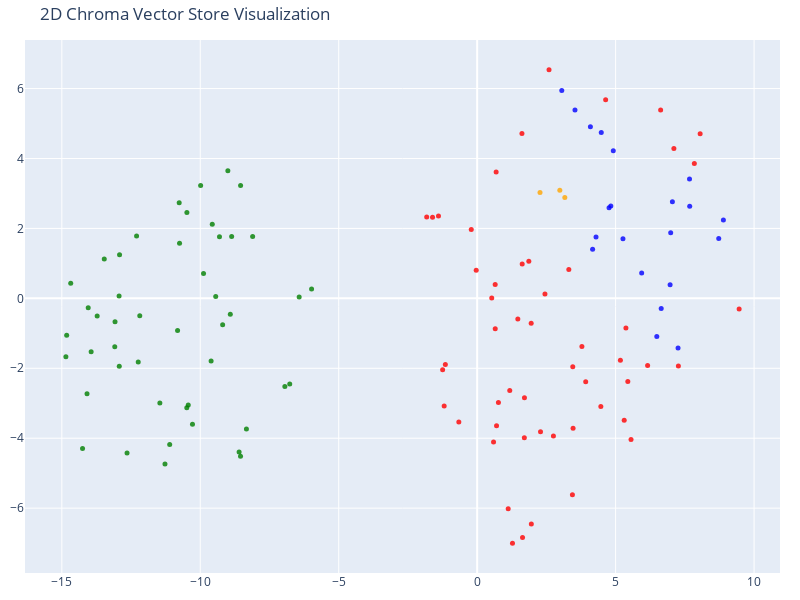

Here is the notebook cell this chart was saved with:
### Code cell
# We humans find it easier to visalize things in 2D!
# Reduce the dimensionality of the vectors to 2D using t-SNE
# (t-distributed stochastic neighbor embedding)

tsne = TSNE(n_components=2, random_state=42)
reduced_vectors = tsne.fit_transform(vectors)

# Create the 2D scatter plot
fig = go.Figure(data=[go.Scatter(
    x=reduced_vectors[:, 0],
    y=reduced_vectors[:, 1],
    mode='markers',
    marker=dict(size=5, color=colors, opacity=0.8),
    text=[f"Type: {t}<br>Text: {d[:100]}..." for t, d in zip(doc_types, documents)],
    hoverinfo='text'
)])

fig.update_layout(
    title='2D Chroma Vector Store Visualization',
    scene=dict(xaxis_title='x',yaxis_title='y'),
    width=800,
    height=600,
    margin=dict(r=20, b=10, l=10, t=40)
)

fig.show()

### Figure 1 — Plotly figure (JSON) as saved in the notebook; plotly's stock layout.template omitted (floating-point values rounded to 4 significant figures)
{"data": [{"hoverinfo": "text", "marker": {"color": ["orange", "orange", "orange", "red", "red", "red", "red", "red", "red", "red", "red", "red", "red", "red", "red", "red", "red", "red", "red", "red", "red", "red", "red", "red", "red", "red", "red", "red", "red", "red", "red", "red", "red", "red", "red", "red", "red", "red", "red", "red", "red", "red", "red", "red", "red", "red", "red", "red", "red", "red", "red", "red", "red", "red", "red", "green", "green", "green", "green", "green", "green", "green", "green", "green", "green", "green", "green", "green", "green", "green", "green", "green", "green", "green", "green", "green", "green", "green", "green", "green", "green", "green", "green", "green", "green", "green", "green", "green", "green", "green", "green", "green", "green", "green", "green", "green", "green", "green", "green", "green", "green", "green", "blue", "blue", "blue", "blue", "blue", "blue", "blue", "blue", "blue", "blue", "blue", "blue", "blue", "blue", "blue", "blue", "blue", "blue", "blue", "blue", "blue"], "opacity": 0.8, "size": 5}, "mode": "markers", "text": ["Type: company<br>Text: # About Insurellm\n\nInsurellm was founded by Avery Lancaster in 2015 as an insurance tech startup des...", "Type: company<br>Text: # Careers at Insurellm\n\nInsurellm is hiring! We are looking for talented software engineers, data sc...", "Type: company<br>Text: # Overview of Insurellm\n\nInsurellm is an innovative insurance tech firm with 200 employees across th...", "Type: contracts<br>Text: # Contract with Apex Reinsurance for Rellm: AI-Powered Enterprise Reinsurance Solution\n\n## Terms\n\n1....", "Type: contracts<br>Text: ## Renewal\n\n1. **Automatic Renewal**: This Agreement will automatically renew for successive one-yea...", "Type: contracts<br>Text: 2. **Seamless Integrations**: The architecture of Rellm allows for easy integration with existing sy...", "Type: contracts<br>Text: 1. **Technical Support**: Provider shall offer dedicated technical support to the Client via phone, ...", "Type: contracts<br>Text: **Insurellm, Inc.**  \n_____________________________  \nAuthorized Signature   \nDate: ________________...", "Type: contracts<br>Text: # Contract with Belvedere Insurance for Markellm\n\n## Terms\nThis Contract (\"Agreement\") is made and e...", "Type: contracts<br>Text: ## Renewal\n1. **Renewal Terms**: This Agreement may be renewed for additional one-year terms upon mu...", "Type: contracts<br>Text: ## Features\n1. **AI-Powered Matching**: Belvedere Insurance will benefit from Markellm's AI-powered ...", "Type: contracts<br>Text: ## Support\n1. **Technical Support**: Technical support will be available from 9 AM to 7 PM EST, Mond...", "Type: contracts<br>Text: **Belvedere Insurance**  \nSignature: ______________________  \nName: [Authorized Signatory]  \nTitle: ...", "Type: contracts<br>Text: # Contract with BrightWay Solutions for Markellm\n\n**Contract Date:** October 5, 2023  \n**Contract ID...", "Type: contracts<br>Text: 3. **Service Level Agreement (SLA):**  \n   Insurellm commits to a 99.9% uptime for the platform with...", "Type: contracts<br>Text: 2. **Real-Time Quote Availability:**  \n   Consumers sourced via BrightWay Solutions will receive rea...", "Type: contracts<br>Text: 3. **Training and Onboarding:**  \n   Insurellm agrees to provide one free training session on how to...", "Type: contracts<br>Text: # Contract with EverGuard Insurance for Rellm: AI-Powered Enterprise Reinsurance Solution\n\n**Contrac...", "Type: contracts<br>Text: 4. **Usage Rights**: EverGuard Insurance is granted a non-exclusive, non-transferable license to acc...", "Type: contracts<br>Text: 1. **Core Functionality**: Rellm provides EverGuard Insurance with advanced AI-driven analytics, sea...", "Type: contracts<br>Text: 1. **Customer Support**: Insurellm will provide EverGuard Insurance with 24/7 customer support, incl...", "Type: contracts<br>Text: ---\n\n**Signatures**  \n**For Insurellm**: __________________________  \n**Name**: John Smith  \n**Title...", "Type: contracts<br>Text: # Contract with GreenField Holdings for Markellm\n\n**Effective Date:** November 15, 2023  \n**Contract...", "Type: contracts<br>Text: ## Renewal\n1. **Automatic Renewal**: This contract will automatically renew for sequential one-year ...", "Type: contracts<br>Text: ## Features\n1. **AI-Powered Matching**: Access to advanced algorithms that connect GreenField Holdin...", "Type: contracts<br>Text: ## Support\n1. **Customer Support Access**: The Client will have access to dedicated support through ...", "Type: contracts<br>Text: **Signatures:**  \n_________________________                           _________________________  \n**...", "Type: contracts<br>Text: # Contract with Greenstone Insurance for Homellm\n\n---\n\n## Terms\n\n1. **Parties**: This Contract (\"Agr...", "Type: contracts<br>Text: 4. **Payment Terms**: \n   - The Customer shall pay an amount of $10,000 per month for the Standard T...", "Type: contracts<br>Text: ---\n\n## Features\n\n- **AI-Powered Risk Assessment**: Customer will have access to enhanced risk evalu...", "Type: contracts<br>Text: - **Customer Portal**: A dedicated portal will be provided, allowing the Customer's clients to manag...", "Type: contracts<br>Text: ______________________________  \n[Name], [Title]  \nDate: ______________________\n\n**For Greenstone In...", "Type: contracts<br>Text: # Contract with GreenValley Insurance for Homellm\n\n**Contract Date:** October 6, 2023  \n**Contract N...", "Type: contracts<br>Text: 4. **Confidentiality:** Both parties agree to maintain the confidentiality of proprietary informatio...", "Type: contracts<br>Text: 1. **AI-Powered Risk Assessment:** Access to advanced AI algorithms for real-time risk evaluations.\n...", "Type: contracts<br>Text: 3. **Regular Updates:** Insurellm will offer ongoing updates and enhancements to the Homellm platfor...", "Type: contracts<br>Text: # Contract with Pinnacle Insurance Co. for Homellm\n\n## Terms\nThis contract (\"Contract\") is entered i...", "Type: contracts<br>Text: ## Renewal\n1. **Renewal Terms**: At the end of the initial term, this Contract shall automatically r...", "Type: contracts<br>Text: ## Features\n1. **AI-Powered Risk Assessment**: Utilized for tailored underwriting decisions specific...", "Type: contracts<br>Text: ## Support\n1. **Technical Support**: Insurellm shall provide 24/7 technical support via an email and...", "Type: contracts<br>Text: # Contract with Roadway Insurance Inc. for Carllm\n\n---\n\n## Terms\n\n1. **Agreement Effective Date**: T...", "Type: contracts<br>Text: ---\n\n## Renewal\n\n1. **Automatic Renewal**: This agreement will automatically renew for an additional...", "Type: contracts<br>Text: ---\n\n## Features\n\n1. **Access to Core Features**: Roadway Insurance Inc. will have access to all Pro...", "Type: contracts<br>Text: ---\n\n## Support\n\n1. **Technical Support**: Roadway Insurance Inc. will receive priority technical su...", "Type: contracts<br>Text: # Contract with Stellar Insurance Co. for Rellm\n\n## Terms\nThis contract is made between **Insurellm*...", "Type: contracts<br>Text: ### Termination\nEither party may terminate this agreement with a **30-day written notice**. In the e...", "Type: contracts<br>Text: ## Features\nStellar Insurance Co. will receive access to the following features of the Rellm product...", "Type: contracts<br>Text: ## Support\nInsurellm provides Stellar Insurance Co. with the following support services:\n\n- **24/7 T...", "Type: contracts<br>Text: # Contract with TechDrive Insurance for Carllm\n\n**Contract Date:** October 1, 2024  \n**Contract Dura...", "Type: contracts<br>Text: ## Renewal\n\n1. **Automatic Renewal**: This contract shall automatically renew for additional one-yea...", "Type: contracts<br>Text: ## Support\n\n1. **Customer Support**: Insurellm will provide 24/7 customer support to TechDrive Insur...", "Type: contracts<br>Text: **TechDrive Insurance Representative:**  \nName: Sarah Johnson  \nTitle: Operations Director  \nDate: _...", "Type: contracts<br>Text: # Contract with Velocity Auto Solutions for Carllm\n\n**Contract Date:** October 1, 2023  \n**Contract ...", "Type: contracts<br>Text: ## Renewal\n\n1. **Automatic Renewal**: This contract will automatically renew for successive 12-month...", "Type: contracts<br>Text: ## Support\n\n1. **Customer Support**: Velocity Auto Solutions will have access to Insurellm’s custome...", "Type: employees<br>Text: # HR Record\n\n# Alex Chen\n\n## Summary\n- **Date of Birth:** March 15, 1990  \n- **Job Title:** Backend ...", "Type: employees<br>Text: ## Annual Performance History\n- **2020:**  \n  - Completed onboarding successfully.  \n  - Met expecta...", "Type: employees<br>Text: ## Compensation History\n- **2020:** Base Salary: $80,000  \n- **2021:** Base Salary Increase to $90,0...", "Type: employees<br>Text: Alex Chen continues to be a vital asset at Insurellm, contributing significantly to innovative backe...", "Type: employees<br>Text: # HR Record\n\n# Alex Harper\n\n## Summary\n- **Date of Birth**: March 15, 1993  \n- **Job Title**: Sales ...", "Type: employees<br>Text: ## Annual Performance History  \n- **2021**:  \n  - **Performance Rating**: 4.5/5  \n  - **Key Achievem...", "Type: employees<br>Text: - **2022**:  \n  - **Base Salary**: $65,000 (Promotion to Senior SDR)  \n  - **Bonus**: $13,000 (20% o...", "Type: employees<br>Text: # HR Record\n\n# Alex Thomson\n\n## Summary\n- **Date of Birth:** March 15, 1995  \n- **Job Title:** Sales...", "Type: employees<br>Text: ## Annual Performance History  \n- **2022** - Rated as \"Exceeds Expectations.\" Alex Thomson achieved ...", "Type: employees<br>Text: ## Other HR Notes\n- Alex Thomson is an active member of the Diversity and Inclusion committee at Ins...", "Type: employees<br>Text: # Avery Lancaster\n\n## Summary\n- **Date of Birth**: March 15, 1985  \n- **Job Title**: Co-Founder & Ch...", "Type: employees<br>Text: - **2010 - 2013**: Business Analyst at Edge Analytics  \n  Prior to joining Innovate, Avery worked as...", "Type: employees<br>Text: - **2018**: **Exceeds Expectations**  \n  Under Avery’s pivoted vision, Insurellm launched two new su...", "Type: employees<br>Text: - **2022**: **Satisfactory**  \n  Avery focused on rebuilding team dynamics and addressing employee c...", "Type: employees<br>Text: ## Compensation History\n- **2015**: $150,000 base salary + Significant equity stake  \n- **2016**: $1...", "Type: employees<br>Text: ## Other HR Notes\n- **Professional Development**: Avery has actively participated in leadership trai...", "Type: employees<br>Text: # HR Record\n\n# Emily Carter\n\n## Summary\n- **Date of Birth:** August 12, 1990  \n- **Job Title:** Acco...", "Type: employees<br>Text: - **2017-2019:** Marketing Intern  \n  - Assisted with market research and campaign development for s...", "Type: employees<br>Text: ## Compensation History\n| Year | Base Salary | Bonus         | Total Compensation |\n|------|--------...", "Type: employees<br>Text: Emily Carter exemplifies the kind of talent that drives Insurellm's success and is an invaluable ass...", "Type: employees<br>Text: # HR Record\n\n# Emily Tran\n\n## Summary\n- **Date of Birth:** March 18, 1991  \n- **Job Title:** Digital...", "Type: employees<br>Text: - **January 2017 - May 2018**: Marketing Intern  \n  - Supported the Marketing team by collaborating ...", "Type: employees<br>Text: - **2021**:  \n  - Performance Rating: Meets Expectations  \n  - Key Achievements: Contributed to the ...", "Type: employees<br>Text: - **Professional Development Goals**:  \n  - Emily Tran aims to become a Marketing Manager within the...", "Type: employees<br>Text: # HR Record\n\n# Jordan Blake\n\n## Summary\n- **Date of Birth:** March 15, 1993  \n- **Job Title:** Sales...", "Type: employees<br>Text: ## Annual Performance History\n- **2021:** First year at Insurellm; achieved 90% of monthly targets. ...", "Type: employees<br>Text: ## Other HR Notes\n- Jordan has shown an interest in continuing education, actively participating in ...", "Type: employees<br>Text: # HR Record\n\n# Jordan K. Bishop\n\n## Summary\n- **Date of Birth:** March 15, 1990\n- **Job Title:** Fro...", "Type: employees<br>Text: ## Annual Performance History\n- **2019:** Exceeds Expectations - Continuously delivered high-quality...", "Type: employees<br>Text: ## Compensation History\n- **June 2018:** Starting Salary - $85,000\n- **June 2019:** Salary Increase ...", "Type: employees<br>Text: ## Other HR Notes\n- Jordan K. Bishop has been an integral part of club initiatives, including the In...", "Type: employees<br>Text: # HR Record\n\n# Maxine Thompson\n\n## Summary\n- **Date of Birth:** January 15, 1991  \n- **Job Title:** ...", "Type: employees<br>Text: ## Insurellm Career Progression\n- **January 2017 - October 2018**: **Junior Data Engineer**  \n  * Ma...", "Type: employees<br>Text: ## Annual Performance History\n- **2017**: *Meets Expectations*  \n  Maxine showed potential in her ro...", "Type: employees<br>Text: - **2021**: *Exceeds Expectations*  \n  Maxine spearheaded the transition to a new data warehousing s...", "Type: employees<br>Text: ## Compensation History\n- **2017**: $70,000 (Junior Data Engineer)  \n- **2018**: $75,000 (Junior Dat...", "Type: employees<br>Text: # HR Record\n\n# Oliver Spencer\n\n## Summary\n- **Date of Birth**: May 14, 1990  \n- **Job Title**: Backe...", "Type: employees<br>Text: ## Annual Performance History\n- **2018**: **3/5** - Adaptable team player but still learning to take...", "Type: employees<br>Text: ## Compensation History\n- **March 2018**: Initial salary of $80,000.\n- **July 2019**: Salary increas...", "Type: employees<br>Text: # Samantha Greene\n\n## Summary\n- **Date of Birth:** October 14, 1990\n- **Job Title:** HR Generalist\n-...", "Type: employees<br>Text: ## Annual Performance History\n- **2020:** Exceeds Expectations  \n  Samantha Greene demonstrated exce...", "Type: employees<br>Text: ## Compensation History\n- **2020:** Base Salary - $55,000  \n  The entry-level salary matched industr...", "Type: employees<br>Text: - **2023:** Base Salary - $70,000  \n  Recognized for substantial improvement in employee relations m...", "Type: employees<br>Text: # HR Record\n\n# Samuel Trenton\n\n## Summary\n- **Date of Birth:** April 12, 1989  \n- **Job Title:** Sen...", "Type: employees<br>Text: ## Annual Performance History\n- **2023:** Rating: 4.5/5  \n  *Samuel exceeded expectations, successfu...", "Type: employees<br>Text: ## Compensation History\n- **2023:** Base Salary: $115,000 + Bonus: $15,000  \n  *Annual bonus based o...", "Type: employees<br>Text: - **Engagement in Company Culture:** Regularly participates in team-building events and contributes ...", "Type: products<br>Text: # Product Summary\n\n# Carllm\n\n## Summary\n\nCarllm is an innovative auto insurance product developed by...", "Type: products<br>Text: - **Instant Quoting**: With Carllm, insurance companies can offer near-instant quotes to customers, ...", "Type: products<br>Text: - **Mobile Integration**: Carllm is designed to work seamlessly with mobile applications, providing ...", "Type: products<br>Text: - **Professional Tier**: $2,500/month\n  - For medium-sized companies.\n  - All Basic Tier features pl...", "Type: products<br>Text: ### Q2 2025: Customer Experience Improvements\n- Launch of a new **mobile app** for end-users.\n- Intr...", "Type: products<br>Text: # Product Summary\n\n# Homellm\n\n## Summary\nHomellm is an innovative home insurance product developed b...", "Type: products<br>Text: ### 2. Dynamic Pricing Model\nWith Homellm's innovative dynamic pricing model, insurance providers ca...", "Type: products<br>Text: ### 5. Multi-Channel Integration\nHomellm seamlessly integrates into existing insurance platforms, pr...", "Type: products<br>Text: - **Basic Tier:** Starting at $5,000/month for small insurers with basic integration features.\n- **S...", "Type: products<br>Text: All tiers include a comprehensive training program and ongoing updates to ensure optimal performance...", "Type: products<br>Text: With Homellm, Insurellm is committed to transforming the landscape of home insurance, ensuring both ...", "Type: products<br>Text: # Product Summary\n\n# Markellm\n\n## Summary\n\nMarkellm is an innovative two-sided marketplace designed ...", "Type: products<br>Text: - **User-Friendly Interface**: Designed with user experience in mind, Markellm features an intuitive...", "Type: products<br>Text: - **Customer Support**: Our dedicated support team is always available to assist both consumers and ...", "Type: products<br>Text: ### For Insurance Companies:\n- **Basic Listing Fee**: $199/month for a featured listing on the platf...", "Type: products<br>Text: ### Q3 2025\n- Initiate a comprehensive marketing campaign targeting both consumers and insurers to i...", "Type: products<br>Text: # Product Summary\n\n# Rellm: AI-Powered Enterprise Reinsurance Solution\n\n## Summary\n\nRellm is an inno...", "Type: products<br>Text: ### Seamless Integrations\nRellm's architecture is designed for effortless integration with existing ...", "Type: products<br>Text: ### Regulatory Compliance Tools\nRellm includes built-in compliance tracking features to help organiz...", "Type: products<br>Text: Join the growing number of organizations leveraging Rellm to enhance their reinsurance processes whi...", "Type: products<br>Text: Experience the future of reinsurance with Rellm, where innovation meets reliability. Let Insurellm h..."], "type": "scatter", "x": [2.985, 2.269, 3.165, 5.557, 5.172, 7.267, 3.463, 1.955, -1.192, -1.823, 4.639, 2.754, 1.12, -1.248, 0.6843, 1.616, -1.15, 5.31, 5.441, 6.156, 4.466, 3.439, -0.6629, -1.397, 6.626, 2.595, 1.637, 0.6994, 9.46, 7.842, 1.703, 1.275, 0.7676, 1.176, 7.104, 1.707, 0.5914, -1.612, 8.052, 2.287, -0.03494, -0.2136, 3.31, 2.447, 3.452, 3.782, 5.371, 3.919, 0.5253, 1.625, 1.469, 0.6515, 0.6501, 1.865, 1.95, -10.48, -10.49, -13.72, -5.981, -9.307, -13.09, -14.68, -8.867, -12.24, -8.11, -6.77, -8.334, -8.598, -8.547, -14.83, -6.946, -9.883, -9.609, -12.93, -6.429, -9.442, -9.193, -12.19, -8.916, -9.567, -13.08, -8.545, -9.987, -10.28, -14.85, -9.004, -14.25, -12.64, -11.1, -11.28, -14.09, -10.76, -10.43, -14.05, -12.3, -11.46, -13.47, -12.92, -10.75, -12.93, -13.94, -10.82, 4.763, 4.827, 4.291, 4.169, 5.265, 7.05, 7.668, 7.675, 8.724, 8.892, 6.989, 4.481, 4.089, 3.532, 3.055, 4.916, 6.646, 7.255, 6.487, 5.94, 6.967], "y": [3.095, 3.027, 2.887, -4.035, -1.771, -1.934, -3.714, -6.456, -3.08, 2.325, 5.679, -3.935, -6.02, -2.042, 3.61, 4.714, -1.889, -3.483, -2.375, -1.921, -3.091, -5.615, -3.534, 2.353, 5.387, 6.537, -6.838, -3.643, -0.306, 3.854, -3.987, -7.003, -2.981, -2.634, 4.283, -2.839, -4.106, 2.316, 4.706, -3.813, 0.8055, 1.969, 0.8227, 0.1253, -1.957, -1.379, -0.8498, -2.382, 0.0114, 0.9794, -0.5876, -0.8674, 0.3976, 1.059, -0.7121, 2.457, -3.129, -0.5037, 0.2642, 1.764, -1.386, 0.4293, 1.767, -1.823, 1.772, -2.45, -3.739, -4.393, -4.516, -1.058, -2.522, 0.7113, -1.789, 0.0654, 0.0359, 0.05269, -0.7535, -0.4974, -0.453, 2.117, -0.6701, 3.23, 3.229, -3.599, -1.673, 3.649, -4.291, -4.419, -4.182, -4.74, -2.731, 2.731, -3.048, -0.2665, 1.783, -2.992, 1.128, 1.248, 1.578, -1.944, -1.527, -0.919, 2.594, 2.639, 1.754, 1.406, 1.706, 2.763, 3.415, 2.631, 1.713, 2.239, 1.878, 4.742, 4.911, 5.384, 5.943, 4.221, -0.2906, -1.422, -1.088, 0.7235, 0.3861]}], "layout": {"height": 600, "margin": {"b": 10, "l": 10, "r": 20, "t": 40}, "scene": {"xaxis": {"title": {"text": "x"}}, "yaxis": {"title": {"text": "y"}}}, "title": {"text": "2D Chroma Vector Store Visualization"}, "width": 800}}
